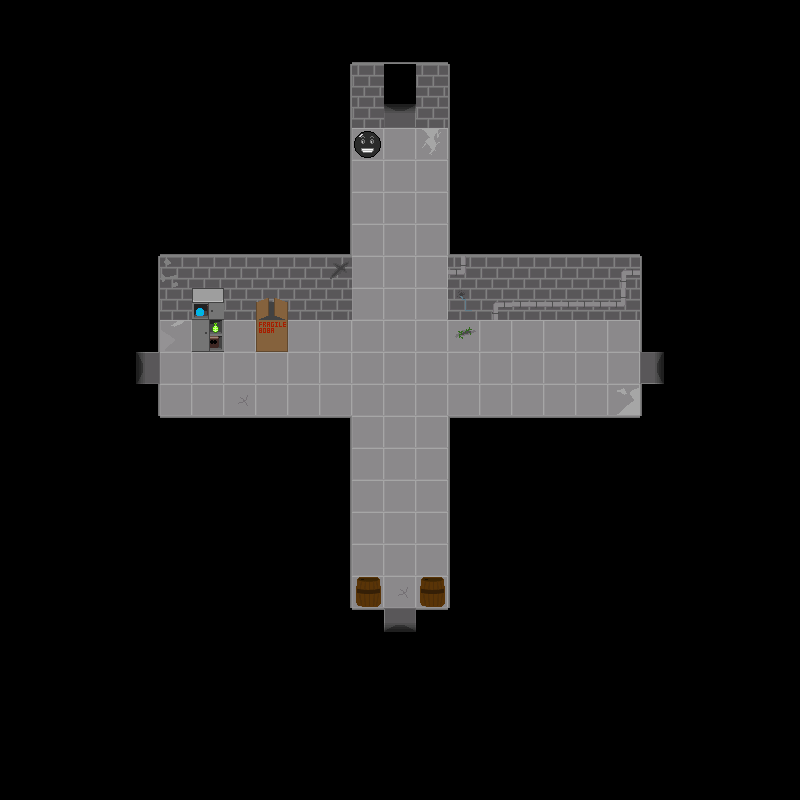

Below is a game level as drawn by its tile map, then a one-line description and the .tmx that defines it (tile-layer data replaced by summaries):
An orthogonal 25x25 tile map with 32x32 px tiles, 5 tile layers (backgroundLayer, wallLayer, objectLayer, objectAboveLayer, ...), 2 tilesets and 4 objects.

<map version="1.2" tiledversion="1.2.3" orientation="orthogonal" renderorder="right-down" width="25" height="25" tilewidth="32" tileheight="32" infinite="0" nextlayerid="7" nextobjectid="5">
 <tileset firstgid="1" name="floor1tiles" tilewidth="32" tileheight="32" tilecount="81" columns="9">
  <image source="../../assets/Floor 1/Floors/f1spritesheet.png" width="288" height="288" />
  <tile id="21">
   <properties>
    <property name="door" value="down" />
   </properties>
  </tile>
  <tile id="22">
   <properties>
    <property name="door" value="left" />
   </properties>
  </tile>
  <tile id="23">
   <properties>
    <property name="door" value="right" />
   </properties>
  </tile>
  <tile id="24">
   <properties>
    <property name="door" value="up" />
   </properties>
  </tile>
 </tileset>
 <tileset firstgid="82" name="objects" tilewidth="32" tileheight="32" tilecount="20" columns="4">
  <image source="../../assets/Floor 1/Floors/objspritesheet.png" width="128" height="160" />
 </tileset>
 <layer id="1" name="backgroundLayer" width="25" height="25">
  <data>[625 cells, 625 non-empty, 11 distinct tile ids]</data>
 </layer>
 <layer id="2" name="wallLayer" width="25" height="25">
  <data>[625 cells, 102 non-empty, 16 distinct tile ids]</data>
 </layer>
 <layer id="3" name="objectLayer" width="25" height="25">
  <data>[625 cells, 5 non-empty, 4 distinct tile ids]</data>
 </layer>
 <layer id="4" name="objectAboveLayer" width="25" height="25">
  <data>[625 cells, 2 non-empty, 2 distinct tile ids]</data>
 </layer>
 <objectgroup id="6" name="doorLayer">
  <object id="1" gid="81" x="384" y="128" width="32" height="32">
   <properties>
    <property name="door" value="up" />
   </properties>
  </object>
  <object id="2" gid="81" x="128" y="384" width="32" height="32">
   <properties>
    <property name="door" value="left" />
   </properties>
  </object>
  <object id="3" gid="81" x="384" y="640" width="32" height="32">
   <properties>
    <property name="door" value="down" />
   </properties>
  </object>
  <object id="4" gid="81" x="640" y="384" width="32" height="32">
   <properties>
    <property name="door" value="right" />
   </properties>
  </object>
 </objectgroup>
 <layer id="5" name="aboveLayer" width="25" height="25">
  <data>[625 cells, 0 non-empty, 0 distinct tile ids]</data>
 </layer>
</map>
